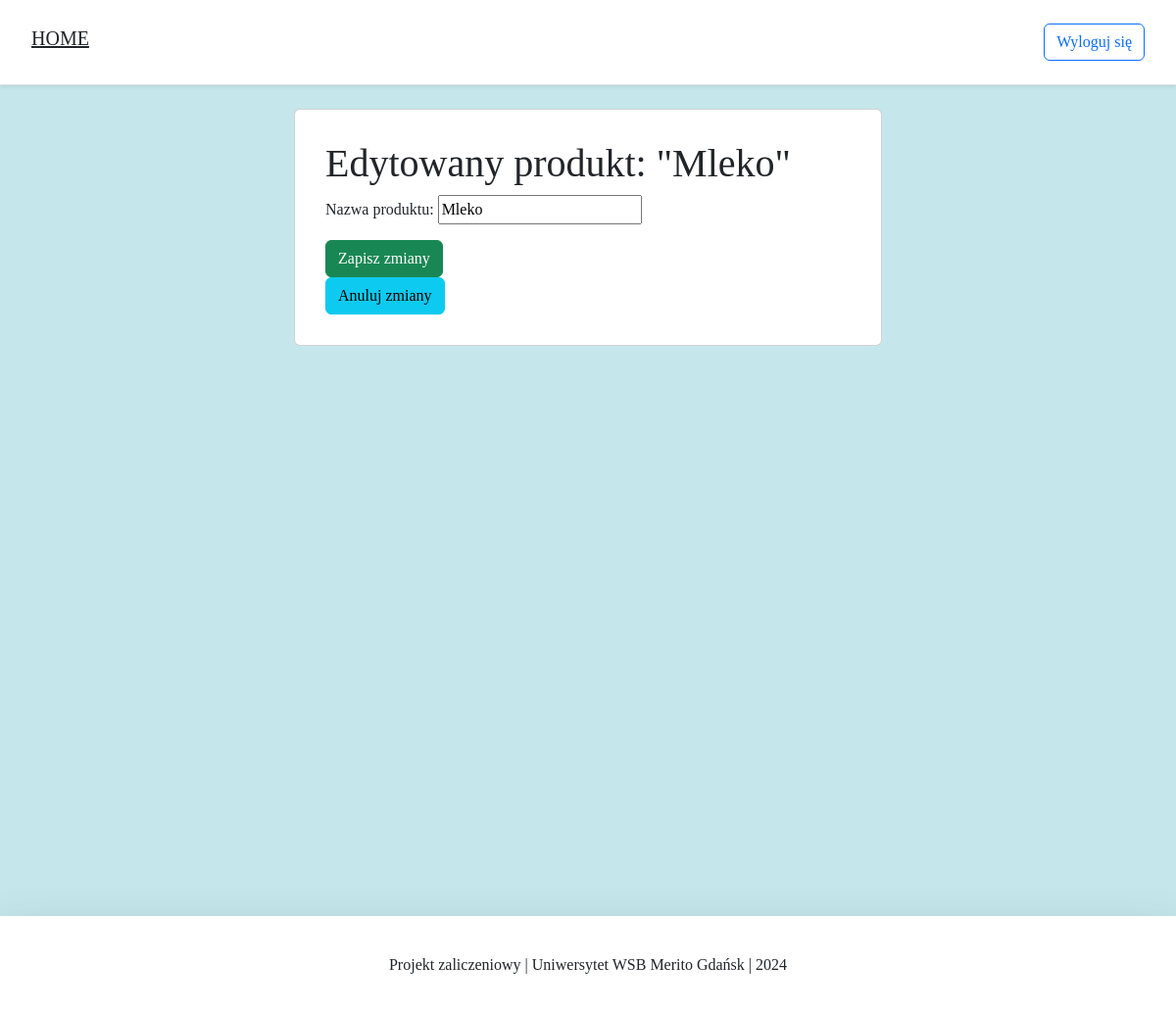
Before: /products/1/change/ (signed in) with the older database file.
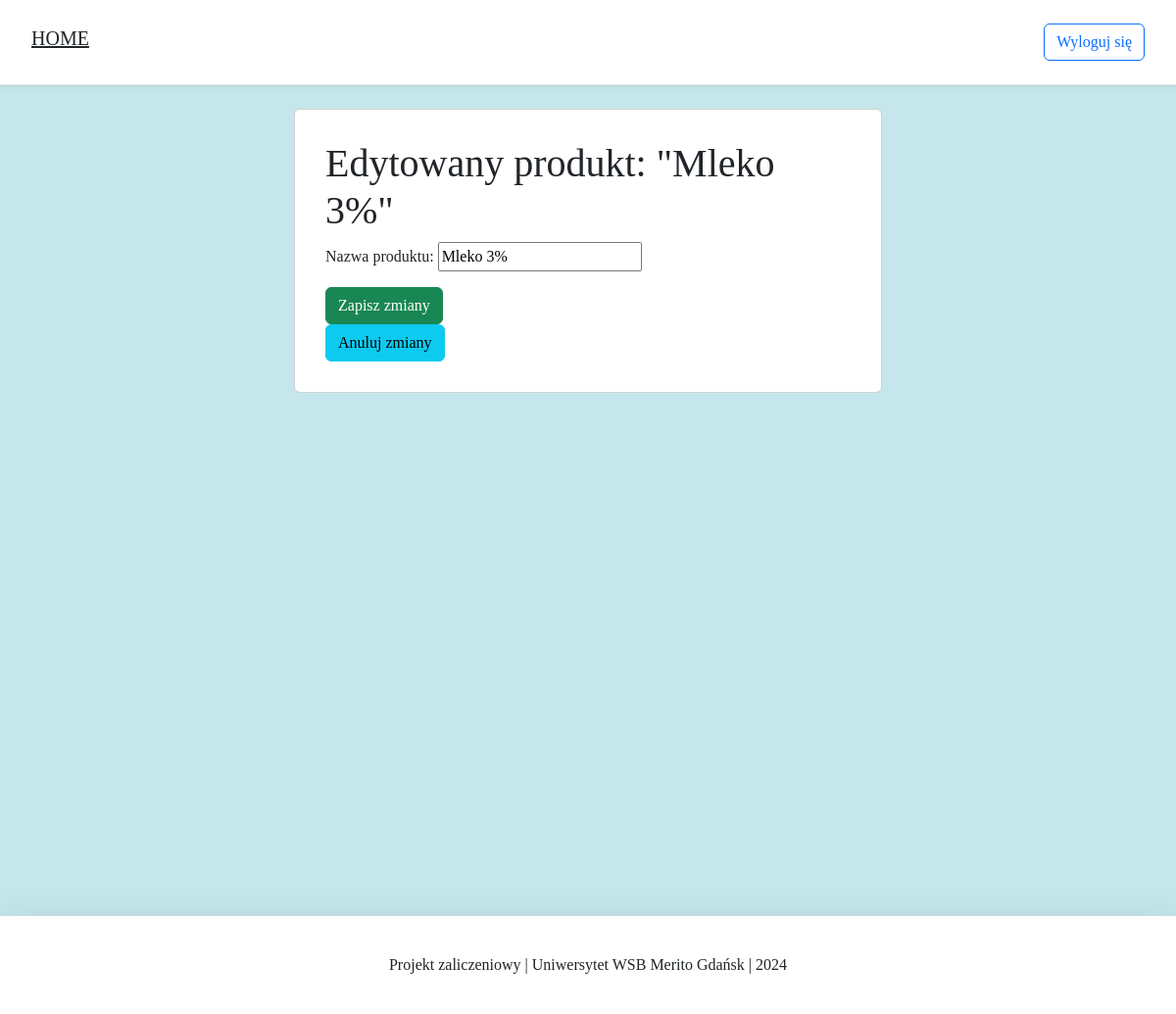
After: the same page with the newer database file.
### products/models.py (models this page shows, shortened)
class Products(models.Model):
    product_name = models.CharField(max_length=30, verbose_name="Nazwa produktu", unique=True,
                                    error_messages={'unique': 'Taki produkt już istnieje!'})
    class Meta:
        verbose_name_plural = "Produkty"

### products/views.py (the view)
# urls.py: path('products/<int:id>/change/', product_change, name='product_change'),
@login_required(login_url='login')
def product_change(request, id):
    products = Products.objects.get(id=id)
    if request.method == "POST":
        form = ProductsForm(request.POST, instance=products)
        if form.is_valid():
            form.save()
            return redirect('products')
    else:
        form = ProductsForm(instance=products)
    return render(request,
                  'product_change.html',
                  {'products': products,
                   'form': form})

### products/forms.py
class ProductsForm(forms.ModelForm):
    class Meta:
        model = Products
        fields = ('product_name', )

### products/templates/product_change.html (shortened to what this page needs)
{% extends 'base.html' %}
{% load static %}
{% block content %}
<body>
<div class="container">
    <div class="row justify-content-center">
        <div class="card card-main">
            <div class="card-body">
                <h1>Edytowany produkt: "{{ products.product_name }}"</h1>
                <form action="" method="post">
                    {{ form.as_p }}
                    <input type="submit" class="btn btn-success" value="Zapisz zmiany">
                </form>
                <form action="{% url 'products' %}">
                    <input type="submit" class="btn btn-info" value="Anuluj zmiany">
                </form>
            </div>
        </div>
    </div>
</div>
</body>
{% endblock content %}

Changed rows visible on the page:
changed Products: product_name "Mleko" → "Mleko 3%"
